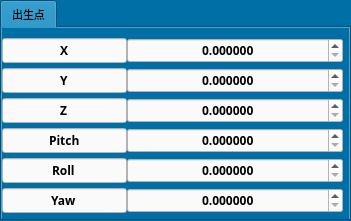
    <widget class="QTabWidget" name="tabWidget_9">
     <property name="geometry">
      <rect>
       <x>0</x>
       <y>20</y>
       <width>351</width>
       <height>221</height>
      </rect>
     </property>
     <property name="font">
      <font>
       <family>等线</family>
       <pointsize>8</pointsize>
       <weight>50</weight>
       <bold>false</bold>
      </font>
     </property>
     <property name="toolTip">
      <string>&lt;html&gt;&lt;head/&gt;&lt;body&gt;&lt;p&gt;params setting&lt;/p&gt;&lt;p&gt;&lt;br/&gt;&lt;/p&gt;&lt;/body&gt;&lt;/html&gt;</string>
     </property>
     <property name="styleSheet">
      <string notr="true">background-color: rgb(0, 111, 166);
</string>
     </property>
     <property name="currentIndex">
      <number>0</number>
     </property>
     <property name="usesScrollButtons">
      <bool>false</bool>
     </property>
     <widget class="QWidget" name="tab_13">
      <attribute name="title">
       <string>出生点</string>
      </attribute>
      <widget class="QWidget" name="formLayoutWidget_10">
       <property name="geometry">
        <rect>
         <x>0</x>
         <y>10</y>
         <width>341</width>
         <height>177</height>
        </rect>
       </property>
       <property name="font">
        <font>
         <family>Adobe 繁黑體 Std B</family>
         <weight>75</weight>
         <bold>true</bold>
        </font>
       </property>
       <layout class="QFormLayout" name="formLayout_17">
        <property name="horizontalSpacing">
         <number>0</number>
        </property>
        <property name="verticalSpacing">
         <number>5</number>
        </property>
        <item row="0" column="0">
         <widget class="QLineEdit" name="lineEdit_51">
          <property name="enabled">
           <bool>true</bool>
          </property>
          <property name="font">
           <font>
            <family>Adobe 繁黑體 Std B</family>
            <weight>75</weight>
            <bold>true</bold>
           </font>
          </property>
          <property name="styleSheet">
           <string notr="true">background-color: rgb(250, 250, 250);</string>
          </property>
          <property name="text">
           <string>X</string>
          </property>
          <property name="alignment">
           <set>Qt::AlignCenter</set>
          </property>
          <property name="readOnly">
           <bool>true</bool>
          </property>
         </widget>
        </item>
        <item row="0" column="1">
         <widget class="QDoubleSpinBox" name="user_x_SpinBox">
          <property name="font">
           <font>
            <family>Adobe 繁黑體 Std B</family>
            <weight>75</weight>
            <bold>true</bold>
           </font>
          </property>
          <property name="styleSheet">
           <string notr="true">background-color: rgb(250, 250, 250);</string>
          </property>
          <property name="alignment">
           <set>Qt::AlignCenter</set>
          </property>
          <property name="decimals">
           <number>6</number>
          </property>
          <property name="value">
           <double>0.000000000000000</double>
          </property>
         </widget>
        </item>
        <item row="1" column="0">
         <widget class="QLineEdit" name="lineEdit_52">
          <property name="font">
           <font>
            <family>Adobe 繁黑體 Std B</family>
            <weight>75</weight>
            <bold>true</bold>
           </font>
          </property>
          <property name="styleSheet">
           <string notr="true">background-color: rgb(250, 250, 250);</string>
          </property>
          <property name="text">
           <string>Y</string>
          </property>
          <property name="alignment">
           <set>Qt::AlignCenter</set>
          </property>
          <property name="readOnly">
           <bool>true</bool>
          </property>
         </widget>
        </item>
        <item row="1" column="1">
         <widget class="QDoubleSpinBox" name="user_y_SpinBox">
          <property name="font">
           <font>
            <family>Adobe 繁黑體 Std B</family>
            <weight>75</weight>
            <bold>true</bold>
           </font>
          </property>
          <property name="contextMenuPolicy">
           <enum>Qt::DefaultContextMenu</enum>
          </property>
          <property name="styleSheet">
           <string notr="true">background-color: rgb(250, 250, 250);</string>
          </property>
          <property name="alignment">
           <set>Qt::AlignCenter</set>
          </property>
          <property name="decimals">
           <number>6</number>
          </property>
          <property name="value">
           <double>0.000000000000000</double>
          </property>
         </widget>
        </item>
        <item row="2" column="0">
         <widget class="QLineEdit" name="lineEdit_56">
          <property name="font">
           <font>
            <family>Adobe 繁黑體 Std B</family>
            <weight>75</weight>
            <bold>true</bold>
           </font>
          </property>
          <property name="styleSheet">
           <string notr="true">background-color: rgb(250, 250, 250);</string>
          </property>
          <property name="text">
           <string>Z</string>
          </property>
          <property name="alignment">
           <set>Qt::AlignCenter</set>
          </property>
          <property name="readOnly">
           <bool>true</bool>
          </property>
         </widget>
        </item>
        <item row="2" column="1">
         <widget class="QDoubleSpinBox" name="user_z_SpinBox">
          <property name="font">
           <font>
            <family>Adobe 繁黑體 Std B</family>
            <weight>75</weight>
            <bold>true</bold>
           </font>
          </property>
          <property name="styleSheet">
           <string notr="true">background-color: rgb(250, 250, 250);</string>
          </property>
          <property name="alignment">
           <set>Qt::AlignCenter</set>
          </property>
          <property name="decimals">
           <number>6</number>
          </property>
          <property name="value">
           <double>0.000000000000000</double>
          </property>
         </widget>
        </item>
        <item row="3" column="0">
         <widget class="QLineEdit" name="lineEdit_57">
          <property name="enabled">
           <bool>true</bool>
          </property>
          <property name="font">
           <font>
            <family>Adobe 繁黑體 Std B</family>
            <weight>75</weight>
            <bold>true</bold>
           </font>
          </property>
          <property name="styleSheet">
           <string notr="true">background-color: rgb(250, 250, 250);</string>
          </property>
          <property name="text">
           <string>Pitch</string>
          </property>
          <property name="alignment">
           <set>Qt::AlignCenter</set>
          </property>
          <property name="readOnly">
           <bool>true</bool>
          </property>
         </widget>
        </item>
        <item row="3" column="1">
         <widget class="QDoubleSpinBox" name="user_born_pitch_SpinBox">
          <property name="font">
           <font>
            <family>Adobe 繁黑體 Std B</family>
            <weight>75</weight>
            <bold>true</bold>
           </font>
          </property>
          <property name="styleSheet">
           <string notr="true">background-color: rgb(250, 250, 250);</string>
          </property>
          <property name="alignment">
           <set>Qt::AlignCenter</set>
          </property>
          <property name="decimals">
           <number>6</number>
          </property>
          <property name="maximum">
           <double>360.000000000000000</double>
          </property>
          <property name="value">
           <double>0.000000000000000</double>
          </property>
         </widget>
        </item>
        <item row="4" column="0">
         <widget class="QLineEdit" name="lineEdit_58">
          <property name="font">
           <font>
            <family>Adobe 繁黑體 Std B</family>
            <weight>75</weight>
            <bold>true</bold>
           </font>
          </property>
          <property name="styleSheet">
           <string notr="true">background-color: rgb(250, 250, 250);</string>
          </property>
          <property name="text">
           <string>Roll</string>
          </property>
          <property name="alignment">
           <set>Qt::AlignCenter</set>
          </property>
          <property name="readOnly">
           <bool>true</bool>
          </property>
         </widget>
        </item>
        <item row="4" column="1">
         <widget class="QDoubleSpinBox" name="user_born_roll_SpinBox">
          <property name="font">
           <font>
            <family>Adobe 繁黑體 Std B</family>
            <weight>75</weight>
            <bold>true</bold>
           </font>
          </property>
          <property name="styleSheet">
           <string notr="true">background-color: rgb(250, 250, 250);</string>
          </property>
          <property name="alignment">
           <set>Qt::AlignCenter</set>
          </property>
          <property name="decimals">
           <number>6</number>
          </property>
          <property name="maximum">
           <double>360.000000000000000</double>
          </property>
          <property name="value">
           <double>0.000000000000000</double>
          </property>
         </widget>
        </item>
        <item row="5" column="0">
         <widget class="QLineEdit" name="lineEdit_59">
          <property name="font">
           <font>
            <family>Adobe 繁黑體 Std B</family>
            <weight>75</weight>
            <bold>true</bold>
           </font>
          </property>
          <property name="styleSheet">
           <string notr="true">background-color: rgb(250, 250, 250);</string>
          </property>
          <property name="text">
           <string>Yaw</string>
          </property>
          <property name="alignment">
           <set>Qt::AlignCenter</set>
          </property>
          <property name="readOnly">
           <bool>true</bool>
          </property>
         </widget>
        </item>
        <item row="5" column="1">
         <widget class="QDoubleSpinBox" name="user_born_yaw_SpinBox">
          <property name="font">
           <font>
            <family>Adobe 繁黑體 Std B</family>
            <weight>75</weight>
            <bold>true</bold>
           </font>
          </property>
          <property name="styleSheet">
           <string notr="true">background-color: rgb(250, 250, 250);</string>
          </property>
          <property name="alignment">
           <set>Qt::AlignCenter</set>
          </property>
          <property name="decimals">
           <number>6</number>
          </property>
          <property name="maximum">
           <double>360.000000000000000</double>
          </property>
          <property name="value">
           <double>0.000000000000000</double>
          </property>
         </widget>
        </item>
       </layout>
      </widget>
     </widget>
    </widget>
